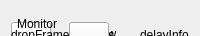
           <widget class="QWidget" name="SceneOneToolBar" native="true">
            <property name="minimumSize">
             <size>
              <width>0</width>
              <height>36</height>
             </size>
            </property>
            <property name="maximumSize">
             <size>
              <width>16777215</width>
              <height>36</height>
             </size>
            </property>
            <layout class="QHBoxLayout" name="horizontalLayout_6">
             <item>
              <layout class="QGridLayout" name="gridLayout_2">
               <item row="1" column="2">
                <widget class="QLabel" name="KBPSLab">
                 <property name="minimumSize">
                  <size>
                   <width>0</width>
                   <height>25</height>
                  </size>
                 </property>
                 <property name="maximumSize">
                  <size>
                   <width>16777215</width>
                   <height>25</height>
                  </size>
                 </property>
                 <property name="text">
                  <string>kbps</string>
                 </property>
                 <property name="alignment">
                  <set>Qt::AlignBottom|Qt::AlignLeading|Qt::AlignLeft</set>
                 </property>
                </widget>
               </item>
               <item row="3" column="1" colspan="3">
                <widget class="QLabel" name="SrcWinLab">
                 <property name="sizePolicy">
                  <sizepolicy hsizetype="Fixed" vsizetype="Fixed">
                   <horstretch>0</horstretch>
                   <verstretch>0</verstretch>
                  </sizepolicy>
                 </property>
                 <property name="minimumSize">
                  <size>
                   <width>52</width>
                   <height>26</height>
                  </size>
                 </property>
                 <property name="maximumSize">
                  <size>
                   <width>52</width>
                   <height>26</height>
                  </size>
                 </property>
                 <property name="text">
                  <string>Window</string>
                 </property>
                 <property name="alignment">
                  <set>Qt::AlignHCenter|Qt::AlignTop</set>
                 </property>
                </widget>
               </item>
               <item row="2" column="1" colspan="3">
                <widget class="QPushButton" name="SrcWinBtn">
                 <property name="sizePolicy">
                  <sizepolicy hsizetype="Fixed" vsizetype="Fixed">
                   <horstretch>0</horstretch>
                   <verstretch>0</verstretch>
                  </sizepolicy>
                 </property>
                 <property name="minimumSize">
                  <size>
                   <width>40</width>
                   <height>40</height>
                  </size>
                 </property>
                 <property name="maximumSize">
                  <size>
                   <width>40</width>
                   <height>40</height>
                  </size>
                 </property>
                 <property name="text">
                  <string/>
                 </property>
                </widget>
               </item>
               <item row="2" column="0">
                <widget class="QPushButton" name="SrcMonitorBtn">
                 <property name="sizePolicy">
                  <sizepolicy hsizetype="Fixed" vsizetype="Fixed">
                   <horstretch>0</horstretch>
                   <verstretch>0</verstretch>
                  </sizepolicy>
                 </property>
                 <property name="minimumSize">
                  <size>
                   <width>40</width>
                   <height>40</height>
                  </size>
                 </property>
                 <property name="maximumSize">
                  <size>
                   <width>40</width>
                   <height>40</height>
                  </size>
                 </property>
                 <property name="text">
                  <string/>
                 </property>
                </widget>
               </item>
               <item row="1" column="4">
                <widget class="QLabel" name="DelayInfoLab">
                 <property name="minimumSize">
                  <size>
                   <width>0</width>
                   <height>25</height>
                  </size>
                 </property>
                 <property name="maximumSize">
                  <size>
                   <width>16777215</width>
                   <height>25</height>
                  </size>
                 </property>
                 <property name="text">
                  <string>delayInfo</string>
                 </property>
                 <property name="alignment">
                  <set>Qt::AlignBottom|Qt::AlignLeading|Qt::AlignLeft</set>
                 </property>
                </widget>
               </item>
               <item row="1" column="0" colspan="2">
                <widget class="QLabel" name="DropFramesLab">
                 <property name="minimumSize">
                  <size>
                   <width>0</width>
                   <height>25</height>
                  </size>
                 </property>
                 <property name="maximumSize">
                  <size>
                   <width>16777215</width>
                   <height>25</height>
                  </size>
                 </property>
                 <property name="text">
                  <string>dropFrame</string>
                 </property>
                 <property name="alignment">
                  <set>Qt::AlignBottom|Qt::AlignLeading|Qt::AlignLeft</set>
                 </property>
                </widget>
               </item>
               <item row="0" column="0">
                <widget class="QLabel" name="SrcMonitorLab">
                 <property name="sizePolicy">
                  <sizepolicy hsizetype="Fixed" vsizetype="Fixed">
                   <horstretch>0</horstretch>
                   <verstretch>0</verstretch>
                  </sizepolicy>
                 </property>
                 <property name="minimumSize">
                  <size>
                   <width>52</width>
                   <height>26</height>
                  </size>
                 </property>
                 <property name="maximumSize">
                  <size>
                   <width>52</width>
                   <height>26</height>
                  </size>
                 </property>
                 <property name="text">
                  <string>Monitor</string>
                 </property>
                 <property name="alignment">
                  <set>Qt::AlignCenter</set>
                 </property>
                </widget>
               </item>
              </layout>
             </item>
            </layout>
           </widget>
